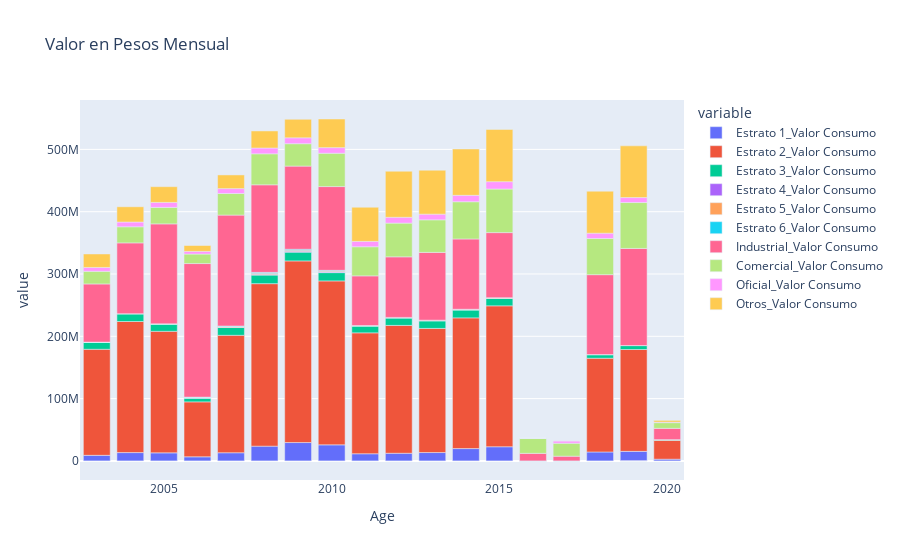

Write notebook code for a chart like this one.
### Code cell
grafica_0= GraficoBarra(FinalGuacari,ClasesValor,['Age'],"Valor en Pesos Mensual")
grafica_0

### Figure 1 — Plotly figure (JSON) as saved in the notebook; plotly's stock layout.template omitted (floating-point values rounded to 4 significant figures)
{"data": [{"alignmentgroup": "True", "hovertemplate": "variable=Estrato 1_Valor Consumo<br>Age=%{x}<br>value=%{y}<extra></extra>", "legendgroup": "Estrato 1_Valor Consumo", "marker": {"color": "#636efa"}, "name": "Estrato 1_Valor Consumo", "offsetgroup": "Estrato 1_Valor Consumo", "orientation": "v", "showlegend": true, "textposition": "auto", "type": "bar", "x": [2003, 2004, 2005, 2006, 2007, 2008, 2009, 2010, 2011, 2012, 2013, 2014, 2015, 2016, 2017, 2018, 2019, 2020], "xaxis": "x", "y": [8964000.0, 13360000.0, 12910000.0, 6545000.0, 13110000.0, 23640000.0, 29450000.0, 25770000.0, 11470000.0, 12270000.0, 13430000.0, 19760000.0, 22700000.0, 0, 0, 14310000.0, 15310000.0, 2723000.0], "yaxis": "y"}, {"alignmentgroup": "True", "hovertemplate": "variable=Estrato 2_Valor Consumo<br>Age=%{x}<br>value=%{y}<extra></extra>", "legendgroup": "Estrato 2_Valor Consumo", "marker": {"color": "#EF553B"}, "name": "Estrato 2_Valor Consumo", "offsetgroup": "Estrato 2_Valor Consumo", "orientation": "v", "showlegend": true, "textposition": "auto", "type": "bar", "x": [2003, 2004, 2005, 2006, 2007, 2008, 2009, 2010, 2011, 2012, 2013, 2014, 2015, 2016, 2017, 2018, 2019, 2020], "xaxis": "x", "y": [170200000.0, 210400000.0, 195100000.0, 88230000.0, 188500000.0, 260800000.0, 291500000.0, 263100000.0, 194100000.0, 205200000.0, 199200000.0, 209800000.0, 226200000.0, 0, 0, 150500000.0, 163500000.0, 30490000.0], "yaxis": "y"}, {"alignmentgroup": "True", "hovertemplate": "variable=Estrato 3_Valor Consumo<br>Age=%{x}<br>value=%{y}<extra></extra>", "legendgroup": "Estrato 3_Valor Consumo", "marker": {"color": "#00cc96"}, "name": "Estrato 3_Valor Consumo", "offsetgroup": "Estrato 3_Valor Consumo", "orientation": "v", "showlegend": true, "textposition": "auto", "type": "bar", "x": [2003, 2004, 2005, 2006, 2007, 2008, 2009, 2010, 2011, 2012, 2013, 2014, 2015, 2016, 2017, 2018, 2019, 2020], "xaxis": "x", "y": [11560000.0, 12550000.0, 11700000.0, 5943000.0, 12500000.0, 13770000.0, 14050000.0, 13310000.0, 10990000.0, 11990000.0, 12300000.0, 12640000.0, 11900000.0, 0, 0, 5843000.0, 6333000.0, 896700.0], "yaxis": "y"}, {"alignmentgroup": "True", "hovertemplate": "variable=Estrato 4_Valor Consumo<br>Age=%{x}<br>value=%{y}<extra></extra>", "legendgroup": "Estrato 4_Valor Consumo", "marker": {"color": "#ab63fa"}, "name": "Estrato 4_Valor Consumo", "offsetgroup": "Estrato 4_Valor Consumo", "orientation": "v", "showlegend": true, "textposition": "auto", "type": "bar", "x": [2003, 2004, 2005, 2006, 2007, 2008, 2009, 2010, 2011, 2012, 2013, 2014, 2015, 2016, 2017, 2018, 2019, 2020], "xaxis": "x", "y": [0, 1085.0, 27610.0, 229600.0, 412600.0, 1158000.0, 1442000.0, 1057000.0, 0, 0, 24760.0, 345200.0, 262800.0, 0, 0, 0, -158100.0, 0], "yaxis": "y"}, {"alignmentgroup": "True", "hovertemplate": "variable=Estrato 5_Valor Consumo<br>Age=%{x}<br>value=%{y}<extra></extra>", "legendgroup": "Estrato 5_Valor Consumo", "marker": {"color": "#FFA15A"}, "name": "Estrato 5_Valor Consumo", "offsetgroup": "Estrato 5_Valor Consumo", "orientation": "v", "showlegend": true, "textposition": "auto", "type": "bar", "x": [2003, 2004, 2005, 2006, 2007, 2008, 2009, 2010, 2011, 2012, 2013, 2014, 2015, 2016, 2017, 2018, 2019, 2020], "xaxis": "x", "y": [0, 0, 272900.0, 835900.0, 1205000.0, 1595000.0, 1572000.0, 1288000.0, 637500.0, 716700.0, 852800.0, 770600.0, 912800.0, 0, 0, 0, 0, 0], "yaxis": "y"}, {"alignmentgroup": "True", "hovertemplate": "variable=Estrato 6_Valor Consumo<br>Age=%{x}<br>value=%{y}<extra></extra>", "legendgroup": "Estrato 6_Valor Consumo", "marker": {"color": "#19d3f3"}, "name": "Estrato 6_Valor Consumo", "offsetgroup": "Estrato 6_Valor Consumo", "orientation": "v", "showlegend": true, "textposition": "auto", "type": "bar", "x": [2003, 2004, 2005, 2006, 2007, 2008, 2009, 2010, 2011, 2012, 2013, 2014, 2015, 2016, 2017, 2018, 2019, 2020], "xaxis": "x", "y": [0, 0, 7127.0, 599700.0, 837000.0, 1602000.0, 1670000.0, 1350000.0, 122500.0, 97730.0, 100700.0, 95120.0, 855.3, 0, 0, 4963.0, 0, 0], "yaxis": "y"}, {"alignmentgroup": "True", "hovertemplate": "variable=Industrial_Valor Consumo<br>Age=%{x}<br>value=%{y}<extra></extra>", "legendgroup": "Industrial_Valor Consumo", "marker": {"color": "#FF6692"}, "name": "Industrial_Valor Consumo", "offsetgroup": "Industrial_Valor Consumo", "orientation": "v", "showlegend": true, "textposition": "auto", "type": "bar", "x": [2003, 2004, 2005, 2006, 2007, 2008, 2009, 2010, 2011, 2012, 2013, 2014, 2015, 2016, 2017, 2018, 2019, 2020], "xaxis": "x", "y": [93310000.0, 113600000.0, 160400000.0, 214400000.0, 178000000.0, 140500000.0, 133400000.0, 134400000.0, 79710000.0, 97240000.0, 108800000.0, 112800000.0, 104400000.0, 12090000.0, 7543000.0, 128300000.0, 155900000.0, 18100000.0], "yaxis": "y"}, {"alignmentgroup": "True", "hovertemplate": "variable=Comercial_Valor Consumo<br>Age=%{x}<br>value=%{y}<extra></extra>", "legendgroup": "Comercial_Valor Consumo", "marker": {"color": "#B6E880"}, "name": "Comercial_Valor Consumo", "offsetgroup": "Comercial_Valor Consumo", "orientation": "v", "showlegend": true, "textposition": "auto", "type": "bar", "x": [2003, 2004, 2005, 2006, 2007, 2008, 2009, 2010, 2011, 2012, 2013, 2014, 2015, 2016, 2017, 2018, 2019, 2020], "xaxis": "x", "y": [20300000.0, 25870000.0, 26400000.0, 15260000.0, 34650000.0, 49760000.0, 35970000.0, 53470000.0, 46720000.0, 54140000.0, 52250000.0, 59760000.0, 69970000.0, 23980000.0, 20790000.0, 58050000.0, 73730000.0, 9171000.0], "yaxis": "y"}, {"alignmentgroup": "True", "hovertemplate": "variable=Oficial_Valor Consumo<br>Age=%{x}<br>value=%{y}<extra></extra>", "legendgroup": "Oficial_Valor Consumo", "marker": {"color": "#FF97FF"}, "name": "Oficial_Valor Consumo", "offsetgroup": "Oficial_Valor Consumo", "orientation": "v", "showlegend": true, "textposition": "auto", "type": "bar", "x": [2003, 2004, 2005, 2006, 2007, 2008, 2009, 2010, 2011, 2012, 2013, 2014, 2015, 2016, 2017, 2018, 2019, 2020], "xaxis": "x", "y": [6171000.0, 7608000.0, 8019000.0, 4268000.0, 7861000.0, 9305000.0, 9505000.0, 9052000.0, 8615000.0, 9361000.0, 9127000.0, 10300000.0, 11810000.0, 64332, 3795000.0, 8520000.0, 7986000.0, 821700.0], "yaxis": "y"}, {"alignmentgroup": "True", "hovertemplate": "variable=Otros_Valor Consumo<br>Age=%{x}<br>value=%{y}<extra></extra>", "legendgroup": "Otros_Valor Consumo", "marker": {"color": "#FECB52"}, "name": "Otros_Valor Consumo", "offsetgroup": "Otros_Valor Consumo", "orientation": "v", "showlegend": true, "textposition": "auto", "type": "bar", "x": [2003, 2004, 2005, 2006, 2007, 2008, 2009, 2010, 2011, 2012, 2013, 2014, 2015, 2016, 2017, 2018, 2019, 2020], "xaxis": "x", "y": [21630000.0, 24490000.0, 25262969, 9447000.0, 21960000.0, 27390000.0, 29700000.0, 45940000.0, 54790000.0, 73890000.0, 70500000.0, 74350000.0, 83880000.0, 0, 0, 67400000.0, 82990000.0, 2803000.0], "yaxis": "y"}], "layout": {"barmode": "relative", "legend": {"title": {"text": "variable"}, "tracegroupgap": 0}, "title": {"text": "Valor en Pesos Mensual"}, "xaxis": {"anchor": "y", "domain": [0, 1], "title": {"text": "Age"}}, "yaxis": {"anchor": "x", "domain": [0, 1], "title": {"text": "value"}}}}
